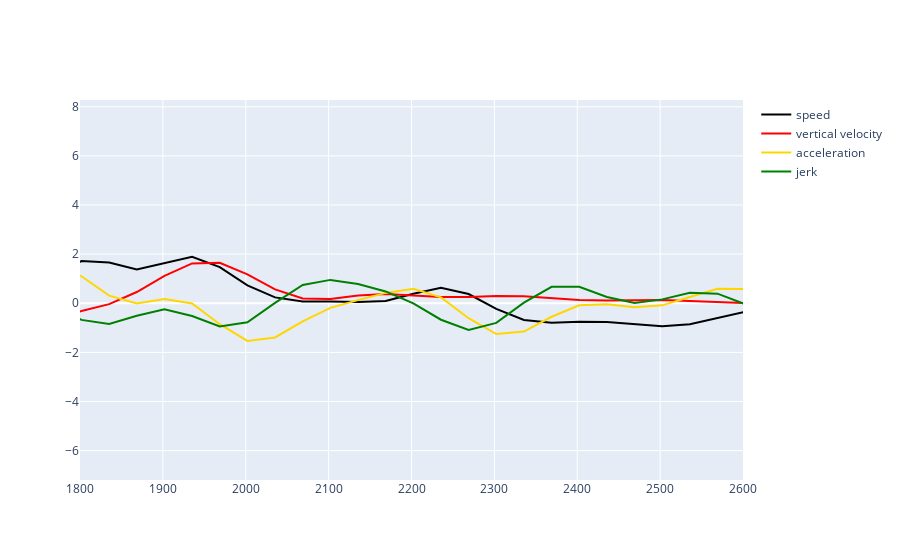

Notebook cell for this chart:
### Markdown cell above
## Kinematic Measures
<b> Speed </b> : Change in distance per unit time

<b>  Velocity </b> : Change in displacement per unit time

<b> Acceleration </b> : Change in velocity per unit time

<b> Jerk </b> : Change in acceleration per unit time

### Code cell
# function that differientates and butterworth filters the speed vector
def derive_it(x):
    x = np.concatenate(([0], np.diff(x)))
    x= butter_it(x, sampling_rate=100, order=2, lowpass_cutoff=20)
    return x

# function to calculate the speed vector
def get_speed_vector(x, y, z, time_millisecond):
#     z = abs(z)
    # calculate the Euclidean distance from time point x to time point x+1, for 3 dimensions
    speed = np.concatenate(([0], np.sqrt(np.diff(x) ** 2 + np.diff(y) ** 2 + np.diff(z) ** 2)))
    speed = butter_it(speed, sampling_rate=100, order=2, lowpass_cutoff=20)

    # scale the speed vector so that we express it units change per second change
    time_diff = np.mean(np.diff(time_millisecond)) / 1000
    speed = speed / time_diff
    return speed

# function to scale the time series
def sc_it(x):
    return (x - np.mean(x)) / np.std(x, ddof=0)

#make a new variable in a pandas dataframe
data['speed'] = get_speed_vector(data['X_RIGHT_INDEX'], data['Y_RIGHT_INDEX'], data['Z_RIGHT_INDEX'], data['time'])
data['vertical_velocity'] = derive_it(data['Y_RIGHT_INDEX'])/np.mean(np.diff(data['time']))
data['acceleration'] = derive_it(data['speed'])
data['jerk'] = derive_it(data['acceleration'])

cs = ['speed', 'vertical_velocity', 'acceleration', 'jerk']
data[cs] = data[cs].apply(lambda x: sc_it(x)) #to ensure that the different features are on a similar scale


# Create the plot using Plotly Express (px)
# Create the second plot
fig4 = go.Figure()
fig4.add_trace(go.Scatter(x=data['time'], y=data['speed'], name='speed', mode='lines', line=dict(color='black')))
fig4.add_trace(go.Scatter(x=data['time'], y=data['vertical_velocity'], name='vertical velocity', mode='lines', line=dict(color='red')))
fig4.add_trace(go.Scatter(x=data['time'], y=data['acceleration'], name='acceleration', mode='lines', line=dict(color='gold')))
fig4.add_trace(go.Scatter(x=data['time'], y=data['jerk'], name='jerk', mode='lines', line=dict(color='green')))
# show only a portion of the plot for the x axis
fig4.update_xaxes(range=[1800, 2600])
fig4.show()

### Figure 1 — Plotly figure (JSON) as saved in the notebook; plotly's stock layout.template omitted (floating-point values rounded to 4 significant figures; data arrays with more than 128 entries replaced by an {"elided": "..."} marker saying what was removed)
{"data": [{"line": {"color": "black"}, "mode": "lines", "name": "speed", "type": "scatter", "x": {"elided": "1793 float values"}, "y": {"elided": "1793 float values"}}, {"line": {"color": "red"}, "mode": "lines", "name": "vertical velocity", "type": "scatter", "x": {"elided": "1793 float values"}, "y": {"elided": "1793 float values"}}, {"line": {"color": "gold"}, "mode": "lines", "name": "acceleration", "type": "scatter", "x": {"elided": "1793 float values"}, "y": {"elided": "1793 float values"}}, {"line": {"color": "green"}, "mode": "lines", "name": "jerk", "type": "scatter", "x": {"elided": "1793 float values"}, "y": {"elided": "1793 float values"}}], "layout": {"xaxis": {"range": [1800, 2600]}}}
